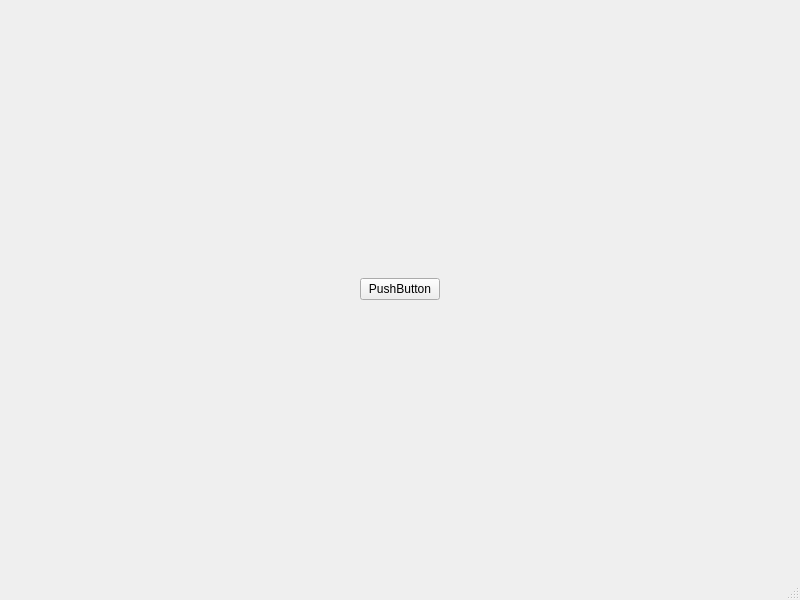
<?xml version="1.0" encoding="UTF-8"?>
<ui version="4.0">
 <class>MainWindow</class>
 <widget class="QMainWindow" name="MainWindow">
  <property name="geometry">
   <rect>
    <x>0</x>
    <y>0</y>
    <width>800</width>
    <height>600</height>
   </rect>
  </property>
  <property name="windowTitle">
   <string>MainWindow</string>
  </property>
  <widget class="QWidget" name="centralwidget">
   <layout class="QGridLayout" name="gridLayout">
    <item row="0" column="0">
     <layout class="QVBoxLayout" name="verticalLayout">
      <item>
       <widget class="QPushButton" name="pushButton">
        <property name="text">
         <string>PushButton</string>
        </property>
       </widget>
      </item>
      <item>
       <layout class="QHBoxLayout" name="horizontalLayout">
        <item>
         <layout class="QGridLayout" name="inputLayout"/>
        </item>
        <item>
         <layout class="QGridLayout" name="outputLayout"/>
        </item>
       </layout>
      </item>
     </layout>
    </item>
   </layout>
  </widget>
  <widget class="QMenuBar" name="menubar">
   <property name="geometry">
    <rect>
     <x>0</x>
     <y>0</y>
     <width>800</width>
     <height>22</height>
    </rect>
   </property>
  </widget>
  <widget class="QStatusBar" name="statusbar"/>
 </widget>
 <resources/>
 <connections/>
</ui>
